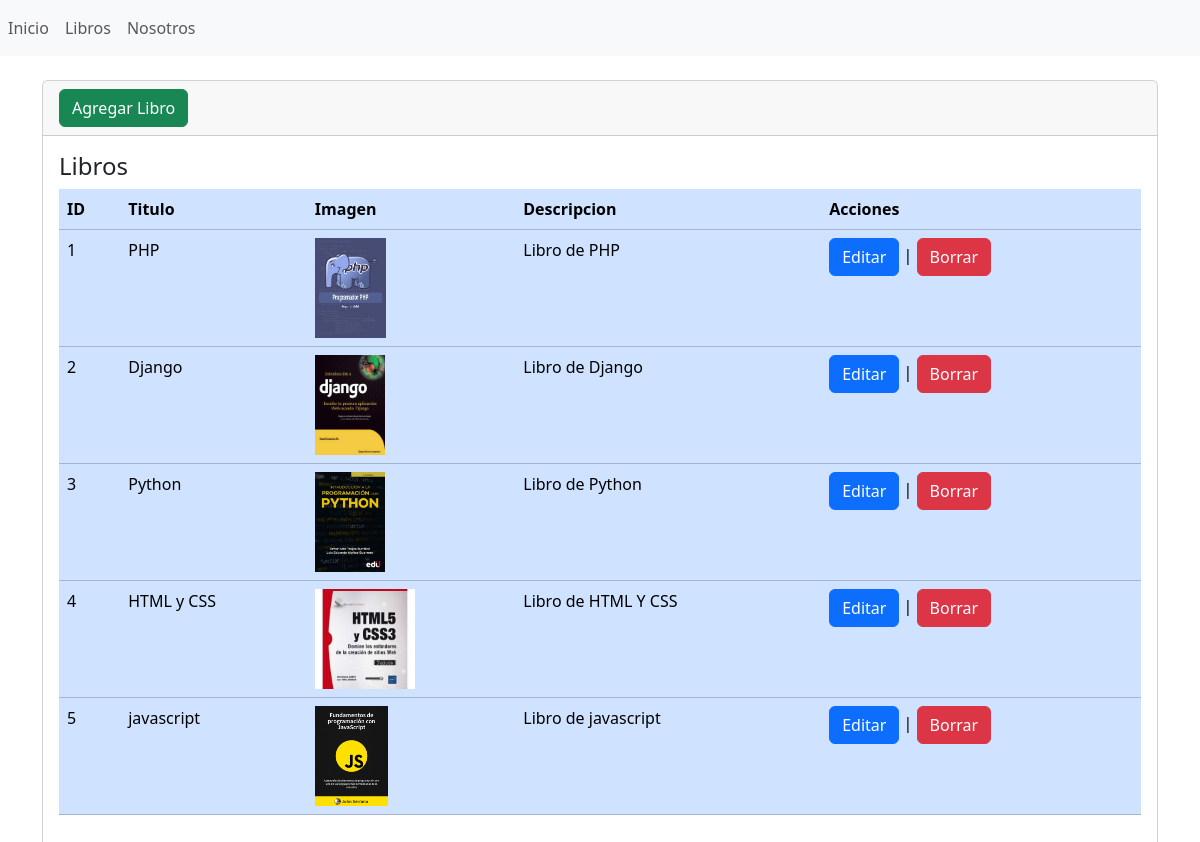
/libros, run on an earlier commit of the app's database.
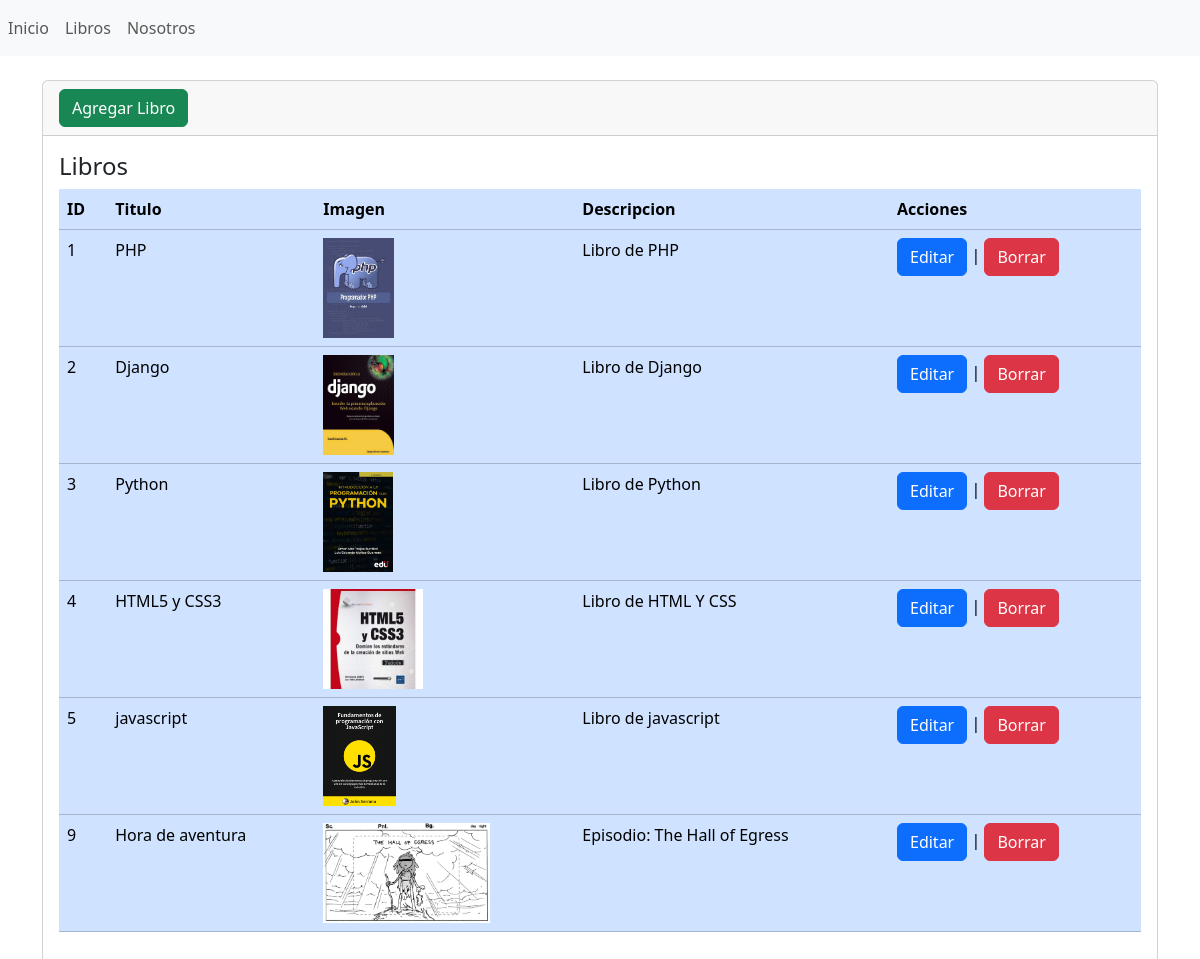
And on a later commit of the database.
### libreria/models.py (models this page shows, shortened)
class Libro(models.Model):
    id=models.AutoField(primary_key=True)
    titulo = models.CharField(max_length=100,verbose_name='Titulo')
    imagen = models.ImageField(upload_to='imagenes/', verbose_name='Imagen', null=True)
    descripcion=models.TextField(null=True,verbose_name='Descripcion')

### libreria/views.py (the view)
# urls.py: path('libros',views.libros, name='libros'),
def libros(request):
    libros = Libro.objects.all()
    return render(request, 'libros/index.html',{'libros':libros})

### libreria/templates/libros/index.html (shortened to what this page needs)
{% extends "base.html" %}
{% block contenido %}
<div class="card">
    <div class="card-header">
        <a
            name=""
            id=""
            class="btn btn-success"
            href="{% url 'crear' %}"
            role="button"
            >Agregar Libro</a
        >
    </div>
    <div class="card-body">
        <h4 class="card-title">Libros</h4>
        <div
            class="table-responsive"
        >
            <table
                class="table table-primary"
            >
                <thead>
                    <tr>
                        <th scope="col">ID</th>
                        <th scope="col">Titulo</th>
                        <th scope="col">Imagen</th>
                        <th scope="col">Descripcion</th>
                        <th scope="col">Acciones</th>
                    </tr>
                </thead>
                <tbody>
                    {% for libro in libros %}
                    <tr class="">
                        <td>{{ libro.id }}</td>
                        <td>{{ libro.titulo }}</td>
                        <td>
                            <img src="{{ libro.imagen.url }}" height="100">
                        </td>
                        <td>{{ libro.descripcion }}</td>
                        <td> <a
                            name=""
                            id=""
                            class="btn btn-primary"
                            href="{% url 'editar' libro.id %}"
                            role="button"
                            >Editar</a>
                          |
                          <a
                            name=""
                            id=""
                            class="btn btn-danger"
                            href="{% url 'eliminar' libro.id %}"
                            role="button"
                            >Borrar</a>
                        </td>
                    </tr>
                    {% endfor %}
                </tbody>
            </table>
        </div>
    </div>
</div>
{% endblock %}

What changed in the data, as far as the page shows it:
changed Libro "Libro de HTML Y CSS": titulo "HTML y CSS" → "HTML5 y CSS3"
added Libro: id "9", titulo "Hora de aventura", imagen (picture), descripcion "Episodio: The Hall of Egress"
